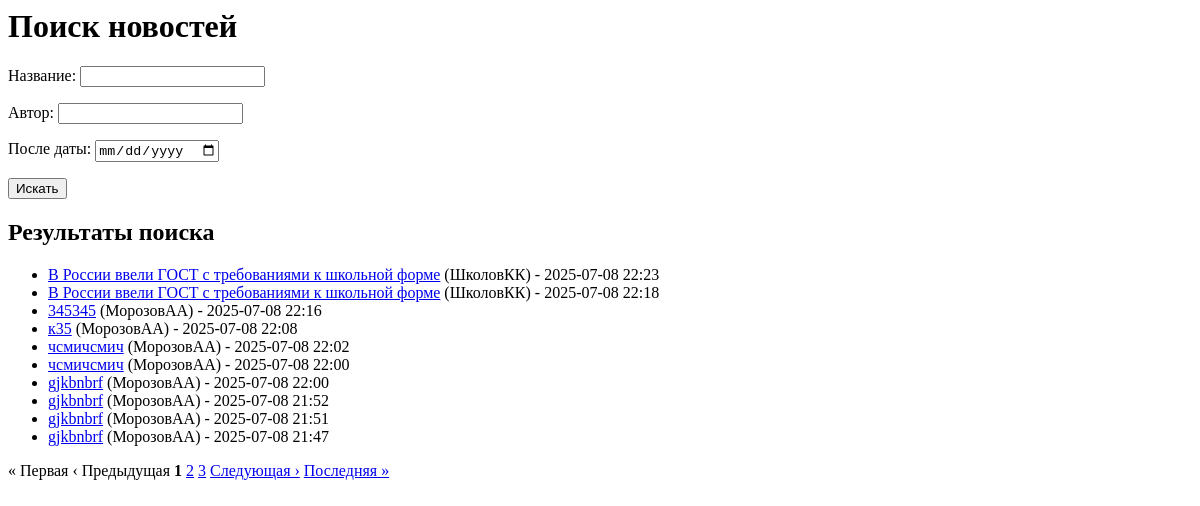
Before: /news/news/search/ with the older database file.
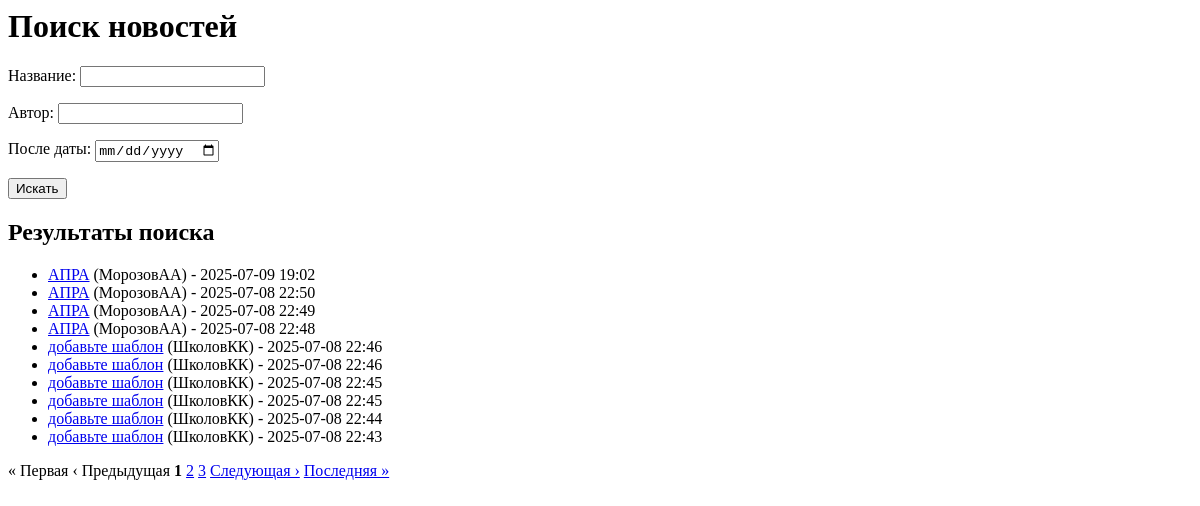
After: the same page with the newer database file.
### news/models.py (models this page shows, shortened)
class Post(models.Model):
    POST_TYPE_CHOICES = [
        ('article', 'Статья'),
        ('news', 'Новость'),
    ]
    author = models.ForeignKey(Author, on_delete=models.CASCADE)
    post_type = models.CharField(max_length=10, choices=POST_TYPE_CHOICES)
    created_at = models.DateTimeField(auto_now_add=True)
    categories = models.ManyToManyField(Category, through='PostCategory')
    title = models.CharField(max_length=200)
    content = models.TextField()
    rating = models.IntegerField(default=0)

class Author(models.Model):
    user = models.OneToOneField(User, on_delete=models.CASCADE)
    rating = models.IntegerField(default=0)

### news/views.py (the view)
# urls.py: path('news/search/', NewsSearchView.as_view(), name='news_search'),
class NewsSearchView(FilterView):
    model = Post
    filterset_class = PostFilter
    template_name = 'news/news_search.html'
    context_object_name = 'news_list'
    paginate_by = 10
    def get_queryset(self):
        return super().get_queryset().filter(post_type='news').order_by('-created_at')
    def get_context_data(self, **kwargs):
        context = super().get_context_data(**kwargs)
        context['request'] = self.request
        return context

### news/templates/news/news_search.html
<h1>Поиск новостей</h1>
<form method="get">
    {{ filter.form.as_p }}
    <button type="submit">Искать</button>
</form>
<h2>Результаты поиска</h2>
<ul>
    {% for news in news_list %}
        <li>
            <a href="{% url 'news_detail' news.pk %}">{{ news.title }}</a>
            ({{ news.author.user.username }}) - {{ news.created_at|date:"Y-m-d H:i" }}
        </li>
    {% empty %}
        <li>Ничего не найдено</li>
    {% endfor %}
</ul>
<div class="pagination">
    {% if page_obj.has_previous %}
        <a href="?page=1{% if base_query %}&{{ base_query }}{% endif %}">&laquo; Первая</a>
        <a href="?page={{ page_obj.previous_page_number }}{% if base_query %}&{{ base_query }}{% endif %}">&lsaquo; Предыдущая</a>
    {% else %}
        <span class="disabled">&laquo; Первая</span>
        <span class="disabled">&lsaquo; Предыдущая</span>
    {% endif %}
    {% for num in page_obj.paginator.page_range %}
        {% if num >= page_obj.number|add:-2 and num <= page_obj.number|add:2 %}
            {% if num == page_obj.number %}
                <strong>{{ num }}</strong>
            {% else %}
                <a href="?page={{ num }}{% if base_query %}&{{ base_query }}{% endif %}">{{ num }}</a>
            {% endif %}
        {% endif %}
    {% endfor %}
    {% if page_obj.has_next %}
        <a href="?page={{ page_obj.next_page_number }}{% if base_query %}&{{ base_query }}{% endif %}">Следующая &rsaquo;</a>
        <a href="?page={{ page_obj.paginator.num_pages }}{% if base_query %}&{{ base_query }}{% endif %}">Последняя &raquo;</a>
    {% else %}
        <span class="disabled">Следующая &rsaquo;</span>
        <span class="disabled">Последняя &raquo;</span>
    {% endif %}
</div>

Changed rows visible on the page:
no longer on this page (row unchanged): Post: title "В России ввели ГОСТ с требованиями к школьной форме", author.user.username "ШколовКК", created_at "2025-07-08 22:23"
no longer on this page (row unchanged): Post: title "В России ввели ГОСТ с требованиями к школьной форме", author.user.username "ШколовКК", created_at "2025-07-08 22:18"
no longer on this page (row unchanged): Post: title "345345", author.user.username "МорозовАА", created_at "2025-07-08 22:16"
no longer on this page (row unchanged): Post: title "к35", author.user.username "МорозовАА", created_at "2025-07-08 22:08"
no longer on this page (row unchanged): Post: title "чсмичсмич", author.user.username "МорозовАА", created_at "2025-07-08 22:02"
no longer on this page (row unchanged): Post: title "чсмичсмич", author.user.username "МорозовАА", created_at "2025-07-08 22:00"
no longer on this page (row unchanged): Post: title "gjkbnbrf", author.user.username "МорозовАА", created_at "2025-07-08 22:00"
no longer on this page (row unchanged): Post: title "gjkbnbrf", author.user.username "МорозовАА", created_at "2025-07-08 21:52"
no longer on this page (row unchanged): Post: title "gjkbnbrf", author.user.username "МорозовАА", created_at "2025-07-08 21:51"
no longer on this page (row unchanged): Post: title "gjkbnbrf", author.user.username "МорозовАА", created_at "2025-07-08 21:47"
added Post: title "АПРА", author.user.username "МорозовАА", created_at "2025-07-09 19:02"
added Post: title "АПРА", author.user.username "МорозовАА", created_at "2025-07-08 22:50"
added Post: title "АПРА", author.user.username "МорозовАА", created_at "2025-07-08 22:49"
added Post: title "АПРА", author.user.username "МорозовАА", created_at "2025-07-08 22:48"
added Post: title "добавьте шаблон", author.user.username "ШколовКК", created_at "2025-07-08 22:46"
added Post: title "добавьте шаблон", author.user.username "ШколовКК", created_at "2025-07-08 22:46"
added Post: title "добавьте шаблон", author.user.username "ШколовКК", created_at "2025-07-08 22:45"
added Post: title "добавьте шаблон", author.user.username "ШколовКК", created_at "2025-07-08 22:45"
added Post: title "добавьте шаблон", author.user.username "ШколовКК", created_at "2025-07-08 22:44"
added Post: title "добавьте шаблон", author.user.username "ШколовКК", created_at "2025-07-08 22:43"
